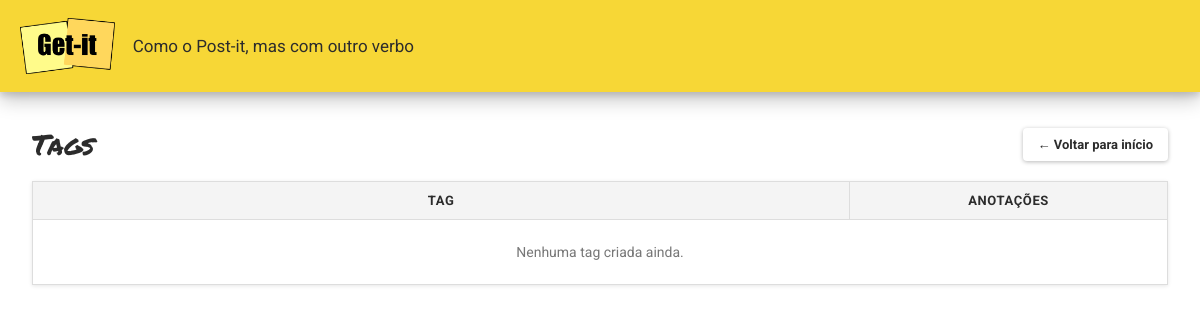
The page /tags/ on the database as committed earlier.
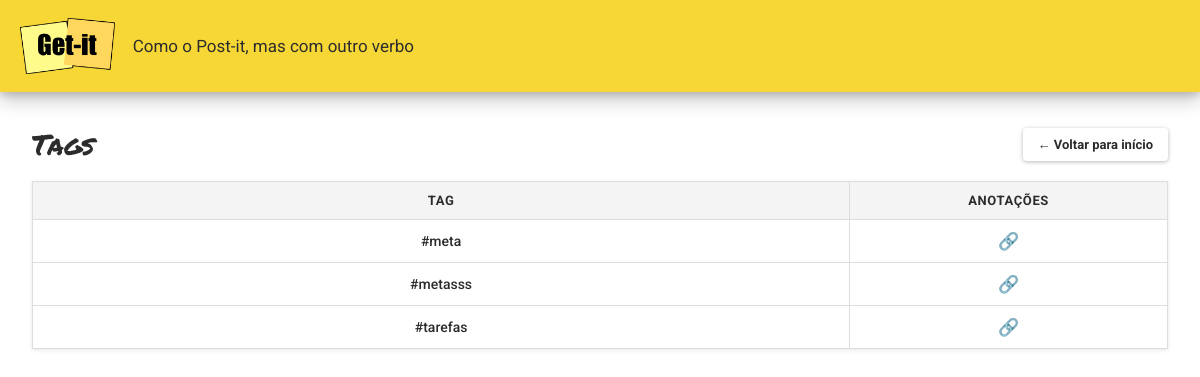
The same page on the database as committed later.
### notes/models.py (models this page shows, shortened)
class Tag(models.Model):
    name = models.CharField(max_length=200, unique=True)

### notes/views.py (the view)
# urls.py: path('tags/', views.tags, name='tags'),
def tags(request):
    all_tags = Tag.objects.all().order_by('name')
    return render(
        request,
        'notes/tags.html',
        {'tags': all_tags}
    )

### notes/templates/notes/tags.html
{% extends "notes/base.html" %}
{% load static %}
{% block content %}
<header class="appbar">
  <img
    class="logo"
    src="{% static 'notes/img/logo-getit.png' %}"
    alt="Get-it"
  />
  <p class="subtitle">
    Como o Post-it, mas com outro verbo
  </p>
</header>
<main class="tags-page">
  <div class="tags-toolbar">
    <h1 class="tags-page-title">
      Tags
    </h1>
    <a
      class="secondary-button"
      href="{% url 'index' %}"
    >
      ← Voltar para início
    </a>
  </div>
  <table class="tags-table">
    <thead>
      <tr>
        <th>TAG</th>
        <th>ANOTAÇÕES</th>
      </tr>
    </thead>
    <tbody>
      {% for tag in tags %}
        <tr>
          <td>
            <a
              class="tag-name-link"
              href="{% url 'tag' tag.id %}"
            >
              #{{ tag.name }}
            </a>
          </td>
          <td>
            <a
              class="tag-view-button"
              href="{% url 'tag' tag.id %}"
              title="Ver anotações dessa tag"
            >
              🔗
            </a>
          </td>
        </tr>
      {% empty %}
        <tr>
          <td
            class="tags-empty"
            colspan="2"
          >
            Nenhuma tag criada ainda.
          </td>
        </tr>
      {% endfor %}
    </tbody>
  </table>
</main>
{% endblock %}

Rows that differ between the two databases and show on the page:
added Tag: name "meta"
added Tag: name "metasss"
added Tag: name "tarefas"
Other text that changed with them:
text no longer shown: "Nenhuma tag criada ainda."
